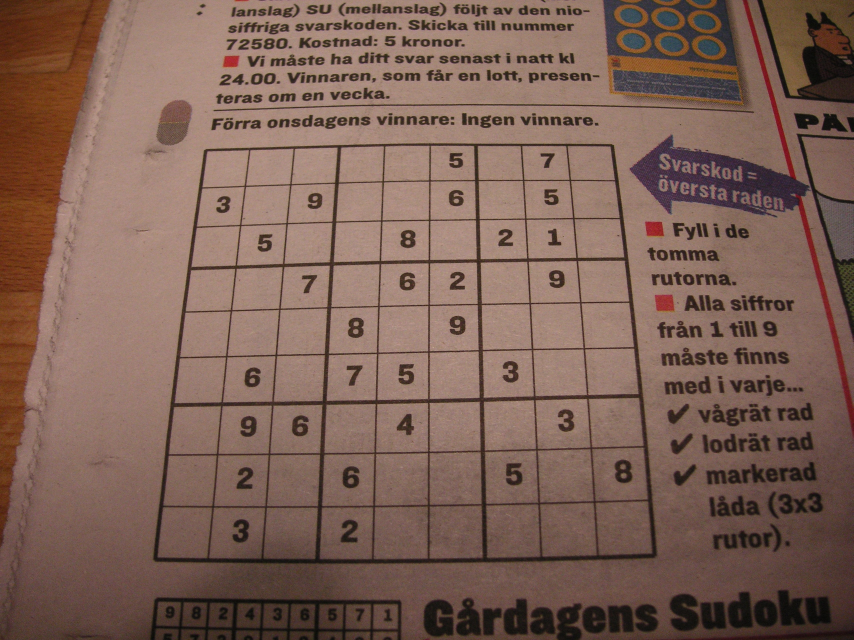
#> input picture ImagesProcessing/sudokus/sudoku1.JPG, 2560 x 1920 px, given in place of sudoku3.jpg, which was not available (shown at 1/3 size)
$ python AutoShudu.py   (older library calls are emulated)
#> lines starting #> are read from the running program, lines starting #| are printed output that depends on the picture; after the words box and inside, x2 and y2 are one past the last pixel; in counts of white or black regions, pixels touching at a corner belong together; pictures that were not available may be replaced by others from this repository, and a replacement may not be noted
# 自动取点代码
# coding=UTF-8<code>
from PIL import Image
from pylab import *
import cv2
import numpy as np
from matplotlib import pyplot as plt
from scipy import ndimage
import os
import pickle
import sys


def get_process_control_number():
    """
    控制程序继续/终止
    :return: process_control_number: int,控制程序进程的标志
    """
    process_control_number = int(input('0---是\n1---否\n'))
    while process_control_number != 0 and process_control_number != 1:
        print('请输入有效数字！')
        process_control_number = int(input('0---是\n1---否\n'))
    return process_control_number


# [210 lines left out: functions get_points_autoly, perspective_trans, img_splite, shadow_remove, not called in this run]


def min_square_contour(img):
    """
    提取出数独框所在的最小外接四边形，对图像进行第一次正畸
    :param img: 获取图像
    :return: affine_trans_img: 仿射变换后的图像
    """
    # 提取图像边缘
    edges = cv2.Canny(img, 20, 100, apertureSize=3)
    # 腐蚀
    kernel = cv2.getStructuringElement(cv2.MORPH_RECT, (15, 15))  # 腐蚀矩阵
    corrosion_img = cv2.morphologyEx(edges, cv2.MORPH_DILATE, kernel)  # 腐蚀运算
    img_contour, contours, hierarchy = cv2.findContours(corrosion_img, cv2.RETR_TREE, cv2.CHAIN_APPROX_SIMPLE)
    # 创建显示最小四边形的容器
    img_tmp = np.ones(img.shape, dtype=np.uint8)
    # 创建最小外接四边形顶点的容器
    boxes = []
    # 获取每个轮廓的最小外接四边形
    for c in contours:
        # 找面积最小的矩形
        rect = cv2.minAreaRect(c)
        # 得到最小矩形的坐标
        tmp_box = cv2.boxPoints(rect)
        # 标准化坐标到整数
        tmp_box = np.int0(tmp_box)
        boxes.append(tmp_box)
    # 根据轮廓面积从大到小排序
    boxes = sorted(boxes, key=cv2.contourArea, reverse=True)
    # 获取面积最大的最小外界四边形（认为此为数独框轮廓的最小外接四边形）
    cv2.drawContours(img_tmp, [boxes[0]], 0, (255, 255, 255), 10)
    print('最小外接四边形的顶点为：\n', boxes[0])
    print('如果输出的图像不正确，请首先确保顶点顺序依次应为左下角、左上角、右上角、右下角，否则需要对此函数获取仿射变换变换矩阵的部分进行修改！')
    # 下面进行仿射变换，进行对图像的第一次正畸
    # 获取原图的宽高
    h, w = img.shape[:2]
    dst = np.array([[0, h], [0, 0], [w, 0]], np.float32)
    src = np.array([boxes[0][0], boxes[0][1], boxes[0][2]], np.float32)
    # 获取变换矩阵
    trans = cv2.getAffineTransform(src, dst)
    # 仿射变换
    affine_trans_img = cv2.warpAffine(img, trans, (w, h))
    figure()
    title('数独框的第一次正畸')
    imshow(affine_trans_img, 'gray')
    print('关闭所有图像窗口后程序继续运行')
    show()
    return affine_trans_img


# ---------主程序----------
print("------Hello,python------")
print("手动提取数独数字")
# 解决PLT库中文显示问题
plt.rcParams['font.sans-serif']=['SimHei']
plt.rcParams['axes.unicode_minus'] = False
# 选择读入的图像的编号
my_img_number = int(input('请输入1-24，读取相应编号的图像：\n'))
#> the answer given: 3
# 读入图像
original_img = cv2.imread('../images/sudokus/sudoku{}.jpg'.format(my_img_number))
#> original_img is the input picture: shape (1920, 2560, 3); mean B, G, R 86, 97.6, 125.7
# 变换图像为指定大小
original_img = cv2.resize(original_img, (2560, 1920))
# 显示图像
figure()
title('原图')
imshow(original_img)
print('关闭所有图像窗口后程序继续运行')
show()
# 图像预处理
# 中值滤波器，消除椒盐噪声
median_img = cv2.medianBlur(original_img, 5)
# 将图片数据类型转换为灰度图
gray_img = cv2.cvtColor(median_img, cv2.COLOR_RGB2GRAY)
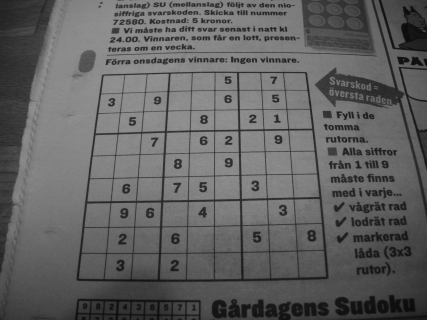
#> gray_img: shape (1920, 2560) (shown at 1/6 size); min 8, max 155, mean 97.4
figure()
title('去噪后的灰度图像')
imshow(gray_img, 'gray')
print('关闭所有图像窗口后程序继续运行')
show()
print('请选择是否需要去除阴影')
my_process_control_number = get_process_control_number()
#> the answer given: 1
if my_process_control_number == 0:
    gray_img = shadow_remove(gray_img)
    figure()
    title('去除阴影后的灰度图像')
    imshow(gray_img, 'gray')
    print('关闭所有图像窗口后程序继续运行')
    show()
# 获取数独框顶点
# 对图像进行第一次正畸
first_trans_img = min_square_contour(gray_img)
#> in min_square_contour, `edges = cv2.Canny(img, 20, 100, apertureSize=3)`:
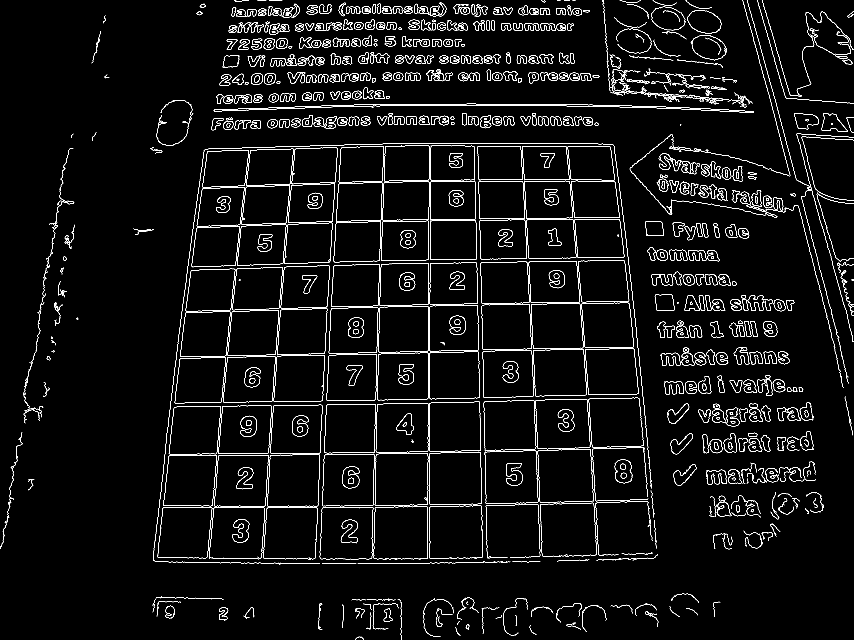
#> edges: shape (1920, 2560) (shown at 1/3 size); 2.8% white in thin lines or dots
#> in min_square_contour, `corrosion_img = cv2.morphologyEx(edges, cv2.MORPH_DILATE, kernel)`:
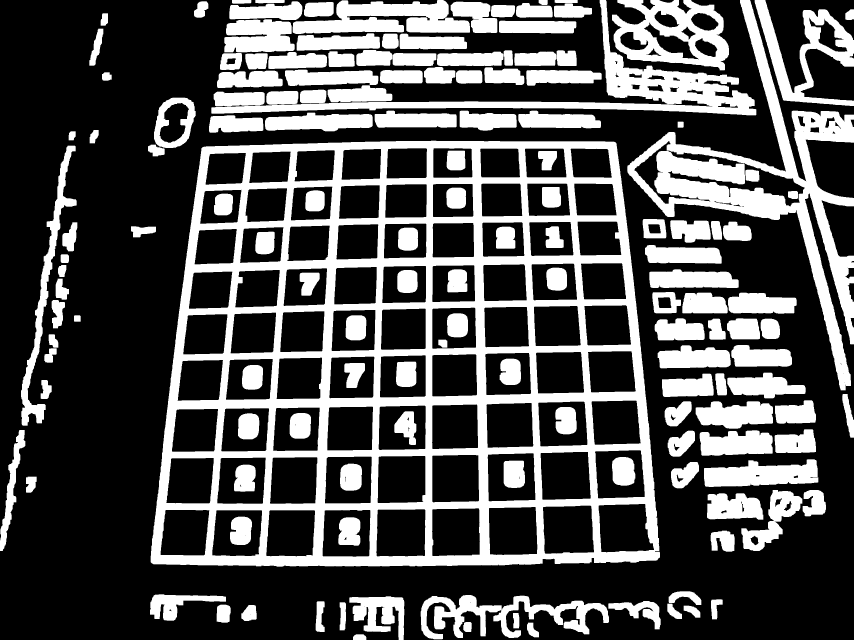
#> corrosion_img: shape (1920, 2560) (shown at 1/3 size); 32.2% white; 150 white regions
#> in min_square_contour, `img_contour, contours, hierarchy = cv2.findContours(corrosion_img, cv2..`: contours = 311 contours, 30 with area under 20; largest, box (x1, y1, x2, y2) and area: (452, 422, 1980, 1700) 1767612, (1882, 0, 2560, 1171) 157179, (634, 0, 2269, 346) 71743, (1836, 0, 2187, 211) 53040, (878, 0, 1410, 102) 32876
#> the loop in min_square_contour, `for c in contours:` made 311 passes
#> (rect, tmp_box) on passes 1 to 3: (((1078.5, 1911), (16, 39), -90), [[1098, 1919], [1059, 1919], [1059, 1903], [1098, 1903]]), (((1596.8, 1891.4), (27.55, 53.28), -30.38), [[1598, 1921], [1571, 1875], [1595, 1861], [1622, 1907]]), (((1402, 1880.5), (29, 24), -90), [[1414, 1895], [1390, 1895], [1390, 1866], [1414, 1866]])
#> after the loop in min_square_contour, `for c in contours:`: boxes = 311 items
#> in min_square_contour, `cv2.drawContours(img_tmp, [boxes[0]], 0, (255, 255, 255), 10)`:
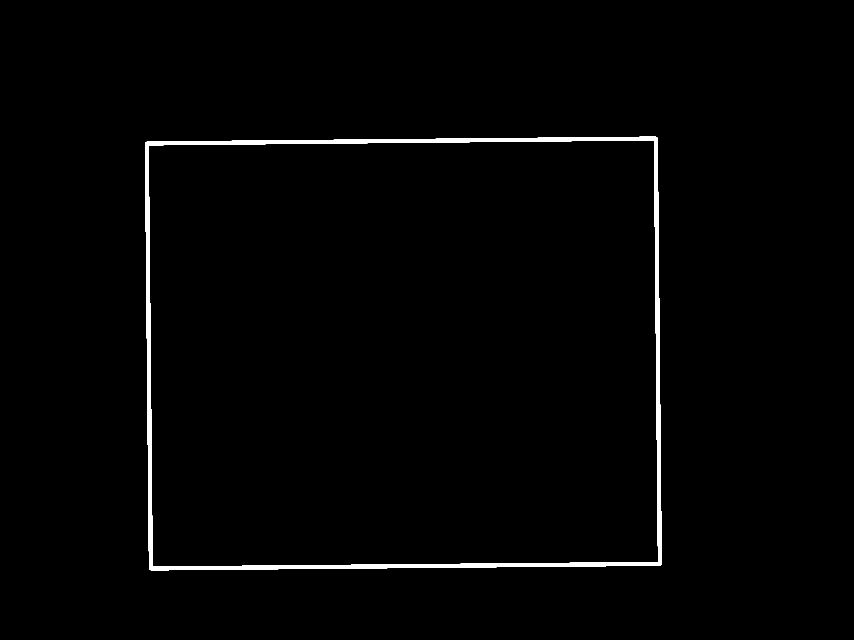
#> img_tmp: shape (1920, 2560) (shown at 1/3 size); values 1 (black) and 255 (white), 1.3% white; 1 white region, box (x1, y1, x2, y2) and area: (435, 410, 1985, 1711) 61626
#| 最小外接四边形的顶点为：
#|  [[ 452 1705]
#|  [ 440  430]
#|  [1967  415]
#|  [1979 1691]]
#> in min_square_contour, `src = np.array([boxes[0][0], boxes[0][1], boxes[0][2]], np.float32)`: src = [[452, 1705], [440, 430], [1967, 415]]
#> in min_square_contour, `trans = cv2.getAffineTransform(src, dst)`: trans = [[1.68, -0.0158, -730.8], [0.0148, 1.51, -654]]
#> in min_square_contour, `affine_trans_img = cv2.warpAffine(img, trans, (w, h))`:
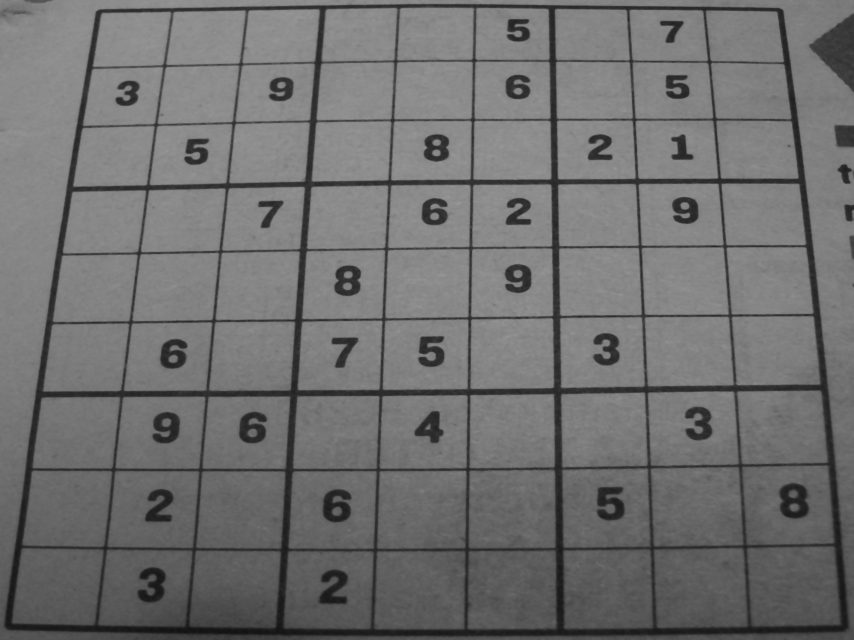
#> affine_trans_img: shape (1920, 2560) (shown at 1/3 size); min 18, max 155, mean 111.9
# 判断是否继续
print('图像是否正确？（是否为包含数独框的最小外接四边形？）')
my_process_control_number = get_process_control_number()
#> the answer given: 1
if my_process_control_number == 1:
    print('请修改程序或运行手动提取数独框程序')
    sys.exit()
#> (the program exits here)

$ run again, on ImagesProcessing/sudokus/sudoku14.JPG
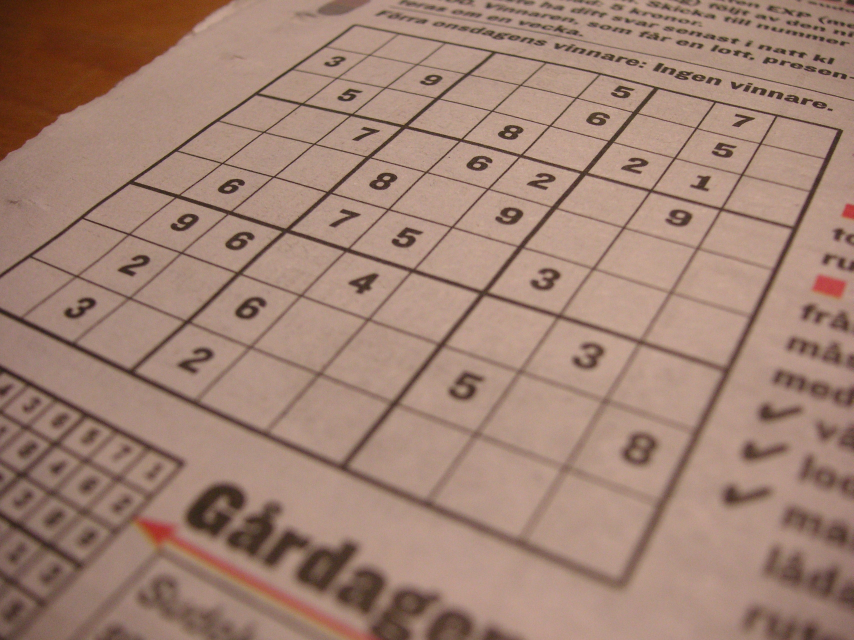
#> input picture ImagesProcessing/sudokus/sudoku14.JPG, 2560 x 1920 px, given in place of sudoku3.jpg, which was not available (shown at 1/3 size)
#> original_img is the input picture: shape (1920, 2560, 3); mean B, G, R 115.2, 129.7, 160.5
#> in min_square_contour, `edges = cv2.Canny(img, 20, 100, apertureSize=3)`:
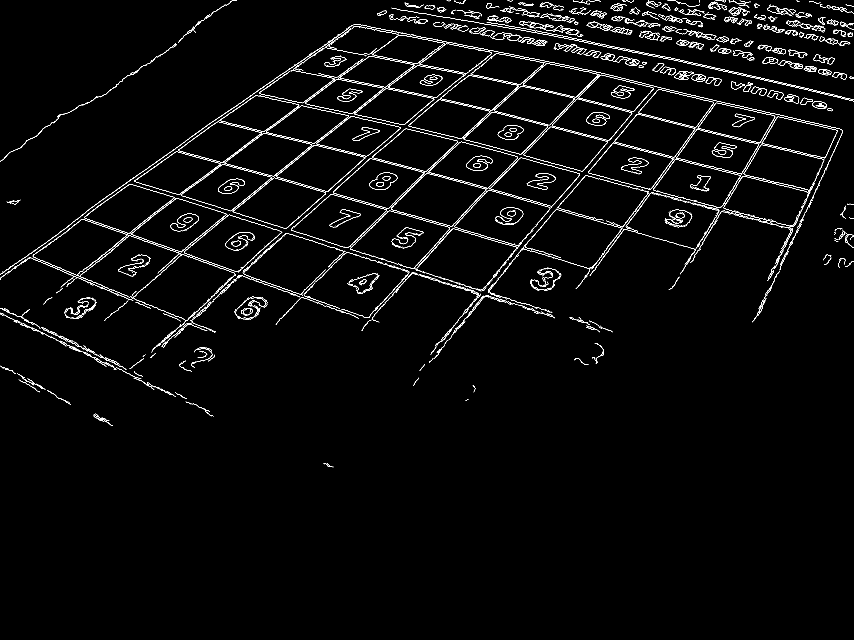
#> edges: shape (1920, 2560) (shown at 1/3 size); 1.8% white in thin lines or dots, all inside (x1, y1, x2, y2) = (0, 0, 2560, 1402)
#> corrosion_img: shape (1920, 2560); 19.3% white; 44 white regions
#> contours = 202 contours, 58 with area under 20; largest, box (x1, y1, x2, y2) and area: (0, 65, 2536, 1256) 1357456, (1125, 0, 2560, 341) 202379, (928, 767, 1210, 945) 26980, (1264, 695, 1535, 861) 24714, (416, 773, 690, 950) 24414
#> the loop in min_square_contour, `for c in contours:` made 202 passes
#> (rect, tmp_box) on passes 1 to 3: (((985, 1395.5), (25, 44), -90), [[1007, 1408], [963, 1408], [963, 1383], [1007, 1383]]), (((309.5, 1259.4), (30.65, 85.65), -62.24), [[340, 1292], [264, 1253], [278, 1225], [354, 1265]]), (((1400.5, 1199.5), (17, 23), -90), [[1412, 1208], [1389, 1208], [1389, 1191], [1412, 1191]])
#> after the loop in min_square_contour, `for c in contours:`: boxes = 202 items
#> img_tmp: shape (1920, 2560); values 1 (black) and 255 (white), 1.1% white; 3 white regions, box (x1, y1, x2, y2) and area: (0, 915, 2560, 1361) 32455, (0, 0, 1463, 256) 16014, (2462, 0, 2560, 559) 5938
#| 最小外接四边形的顶点为：
#|  [[  70 1355]
#|  [-118  270]
#|  [2437 -175]
#|  [2626  909]]
#> src = [[70, 1355], [-118, 270], [2437, -175]]
#> trans = [[0.973, -0.169, 160.3], [0.299, 1.72, -428.5]]
#> in min_square_contour, `affine_trans_img = cv2.warpAffine(img, trans, (w, h))`:
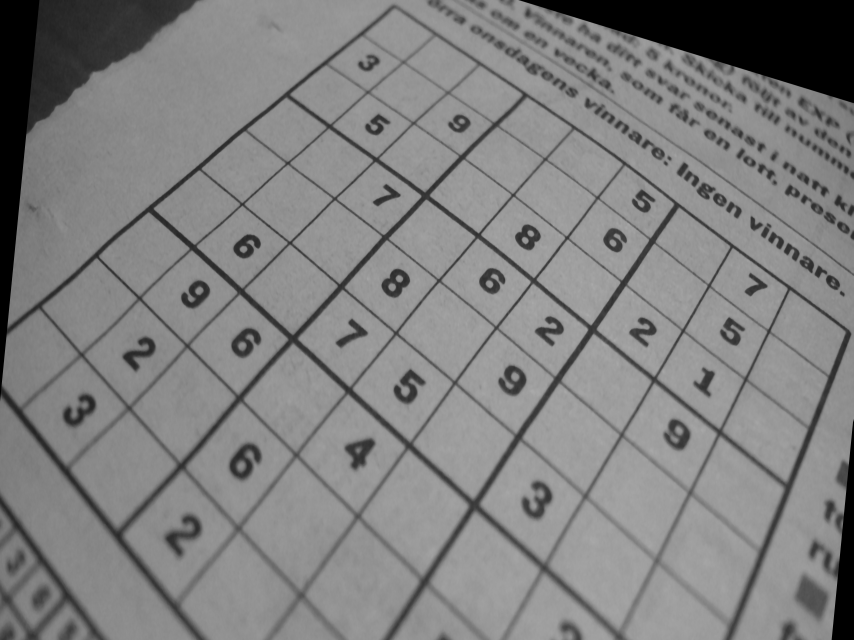
#> affine_trans_img: shape (1920, 2560) (shown at 1/3 size); min 0, max 171, mean 127.6

$ run again, on ImagesProcessing/sudokus/sudoku15.JPG
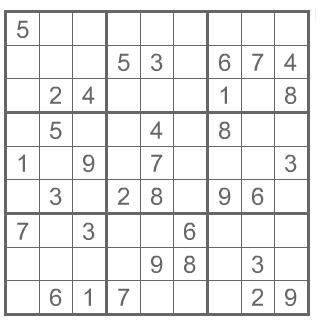
#> input picture ImagesProcessing/sudokus/sudoku15.JPG, 334 x 329 px, given in place of sudoku3.jpg, which was not available
#> original_img is the input picture: shape (329, 334, 3); min 59, max 255, mean 236.1
#> original_img: shape (1920, 2560, 3)
#> in min_square_contour, `edges = cv2.Canny(img, 20, 100, apertureSize=3)`:
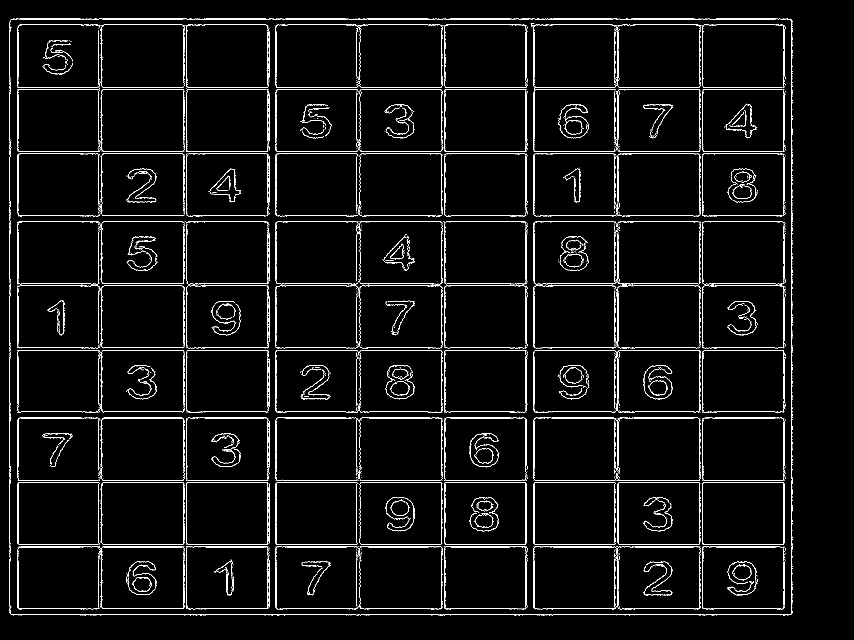
#> edges: shape (1920, 2560) (shown at 1/3 size); 2.7% white in thin lines or dots, all inside (x1, y1, x2, y2) = (28, 56, 2379, 1846)
#> corrosion_img: shape (1920, 2560); 28% white; 34 white regions
#> contours = 216 contours, 38 with area under 20; largest, box (x1, y1, x2, y2) and area: (21, 49, 2386, 1853) 4257174, (312, 1453, 543, 1627) 39573, (312, 467, 543, 641) 39496, (312, 81, 543, 255) 39494, (1086, 81, 1317, 255) 39354
#> the loop in min_square_contour, `for c in contours:` made 216 passes
#> (rect, tmp_box) on passes 1, 2, 4: (((1203, 950.5), (1803, 2364), -90), [[2385, 1852], [21, 1852], [21, 49], [2385, 49]]), (((2106, 1834), (2, 10), -90), [[2111, 1835], [2101, 1835], [2101, 1833], [2111, 1833]]), (((1329.5, 1834), (2, 5), -90), [[1332, 1835], [1327, 1835], [1327, 1833], [1332, 1833]])
#> after the loop in min_square_contour, `for c in contours:`: boxes = 216 items
#> img_tmp: shape (1920, 2560); values 1 (black) and 255 (white), 1.9% white; 1 white region, box (x1, y1, x2, y2) and area: (16, 44, 2391, 1858) 91634
#| 最小外接四边形的顶点为：
#|  [[2385 1852]
#|  [  21 1852]
#|  [  21   49]
#|  [2385   49]]
#> src = [[2385, 1852], [21, 1852], [21, 49]]
#> trans = [[0, -1.42, 2629.6], [0.812, -1.94e-18, -17.06]]
#> in min_square_contour, `affine_trans_img = cv2.warpAffine(img, trans, (w, h))`:
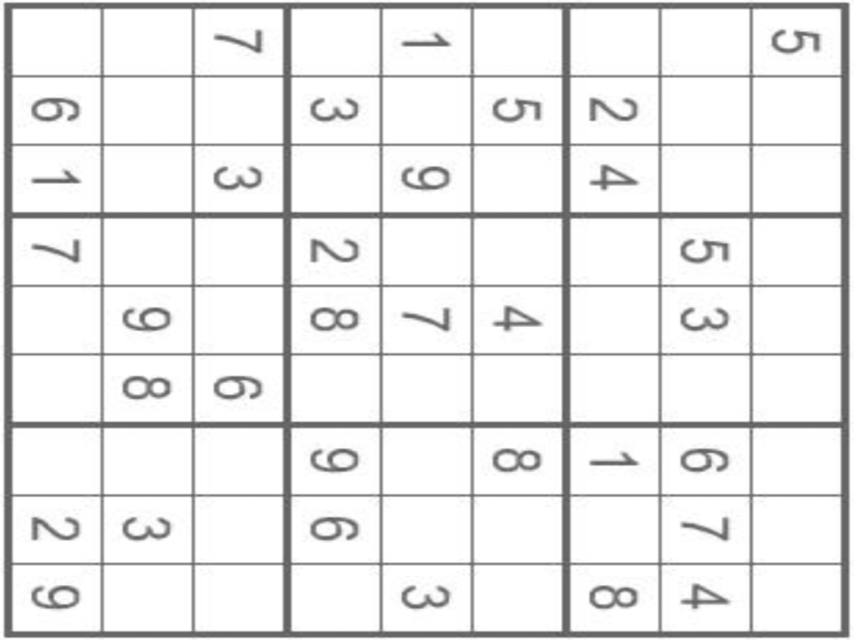
#> affine_trans_img: shape (1920, 2560) (shown at 1/3 size); min 80, max 255, mean 233.4
